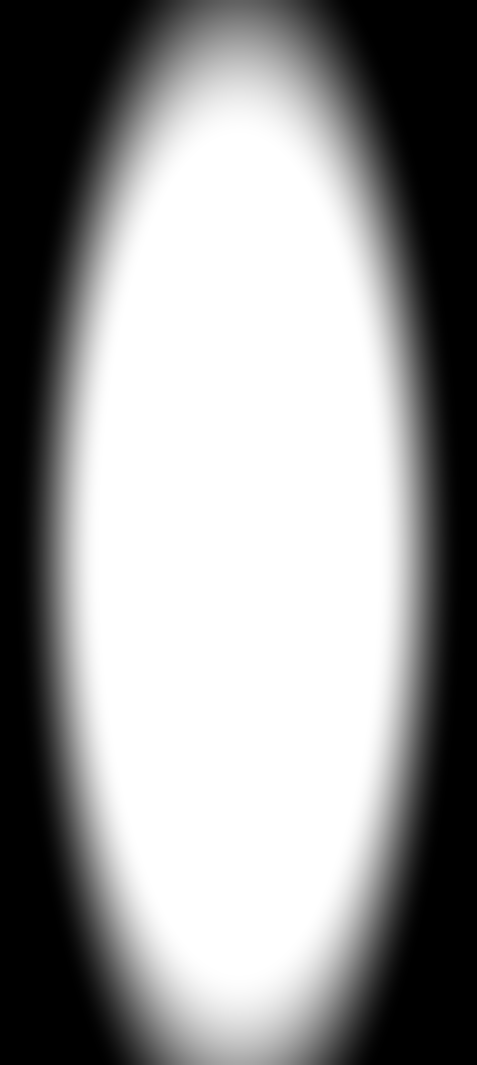
#> input picture app/data/masks/portrait/subject.png, 477 x 1065 px
$ python generate_masks.py --image ../../data/masks/portrait/subject.png --output-dir out
#> lines starting #> are read from the running program, lines starting #| are printed output that depends on the picture
### app/src/masking/mask_utils.py
from pathlib import Path

import numpy as np
from PIL import Image, ImageFilter


def read_rgb(path: str | Path) -> np.ndarray:
    """
    Read an image as RGB float32 in [0, 1].
    """
    image = Image.open(path).convert("RGB")
    return np.asarray(image).astype(np.float32) / 255.0


def save_gray(path: str | Path, mask: np.ndarray) -> None:
    """
    Save a single-channel mask in [0, 1] as an 8-bit grayscale PNG.
    """
    path = Path(path)
    path.parent.mkdir(parents=True, exist_ok=True)

    mask = np.clip(mask, 0.0, 1.0)
    image = (mask * 255.0 + 0.5).astype(np.uint8)

    Image.fromarray(image, mode="L").save(path)


def srgb_to_linear(image: np.ndarray) -> np.ndarray:
    """
    Convert sRGB image values to linear RGB.

    Lighting and luminance calculations should happen in linear space.
    """
    return np.where(
        image <= 0.04045,
        image / 12.92,
        ((image + 0.055) / 1.055) ** 2.4,
    )


def luminance(linear_rgb: np.ndarray) -> np.ndarray:
    """
    Compute perceptual luminance from linear RGB.
    """
    return (
        0.2126 * linear_rgb[..., 0]
        + 0.7152 * linear_rgb[..., 1]
        + 0.0722 * linear_rgb[..., 2]
    )


def smoothstep(edge0: float, edge1: float, x: np.ndarray) -> np.ndarray:
    """
    Smooth threshold function.

    Returns 0 below edge0, 1 above edge1, and a smooth transition between.
    """
    t = np.clip((x - edge0) / max(edge1 - edge0, 1e-8), 0.0, 1.0)
    return t * t * (3.0 - 2.0 * t)


def gaussian_blur(mask: np.ndarray, radius: float) -> np.ndarray:
    """
    Feather a mask using PIL Gaussian blur.
    """
    mask_u8 = (np.clip(mask, 0.0, 1.0) * 255.0 + 0.5).astype(np.uint8)
    image = Image.fromarray(mask_u8, mode="L")
    image = image.filter(ImageFilter.GaussianBlur(radius=radius))
    return np.asarray(image).astype(np.float32) / 255.0


def ellipse_mask(
    height: int,
    width: int,
    cx: float,
    cy: float,
    rx: float,
    ry: float,
    softness: float = 0.18,
) -> np.ndarray:
    """
    Create a soft ellipse mask.

    cx, cy, rx, ry are normalized values.
    Example:
        cx=0.5 means center horizontally.
        rx=0.35 means 35% of image width.
    """
    y, x = np.mgrid[0:height, 0:width]

    nx = (x - cx * width) / max(rx * width, 1e-8)
    ny = (y - cy * height) / max(ry * height, 1e-8)

    distance = np.sqrt(nx * nx + ny * ny)

    return 1.0 - smoothstep(1.0 - softness, 1.0 + softness, distance)

### app/src/masking/generate_masks.py
import argparse
from pathlib import Path

import numpy as np

from mask_utils import (
    ellipse_mask,
    gaussian_blur,
    luminance,
    read_rgb,
    save_gray,
    smoothstep,
    srgb_to_linear,
)


def generate_masks(
    image_path: Path,
    output_dir: Path,
    subject_cx: float,
    subject_cy: float,
    subject_rx: float,
    subject_ry: float,
) -> None:
    image_srgb = read_rgb(image_path)
    image_linear = srgb_to_linear(image_srgb)

    height, width = image_srgb.shape[:2]

    lum = luminance(image_linear)

    # ------------------------------------------------------------
    # 1. Subject mask
    # ------------------------------------------------------------
    # For now, this is a portrait-friendly soft center mask.
    # Later, we can replace this with BiRefNet / SAM 2 / rembg.
    subject = ellipse_mask(
        height=height,
        width=width,
        cx=subject_cx,
        cy=subject_cy,
        rx=subject_rx,
        ry=subject_ry,
        softness=0.22,
    )

    subject = gaussian_blur(subject, radius=max(3, int(min(height, width) * 0.01)))
    subject = np.clip(subject, 0.0, 1.0)

    background = 1.0 - subject

    # ------------------------------------------------------------
    # 2. Face priority mask
    # ------------------------------------------------------------
    # Not actual face detection yet.
    # This is only a soft upper-center portrait prior.
    # It helps keep facial relighting gentler and more natural.
    face_priority = ellipse_mask(
        height=height,
        width=width,
        cx=0.50,
        cy=0.34,
        rx=0.22,
        ry=0.20,
        softness=0.35,
    )

    face_priority = face_priority * subject
    face_priority = gaussian_blur(
        face_priority,
        radius=max(5, int(min(height, width) * 0.018)),
    )
    face_priority = np.clip(face_priority, 0.0, 1.0)

    # ------------------------------------------------------------
    # 3. Shadow protection mask
    # ------------------------------------------------------------
    # We detect areas that are darker than their local neighborhood.
    # These are likely old cast shadows / dark folds / baked lighting.
    local_blur_radius = max(9, int(min(height, width) * 0.035))
    local_lum = gaussian_blur(lum, radius=local_blur_radius)

    local_ratio = lum / np.maximum(local_lum, 1e-6)

    local_shadow = 1.0 - smoothstep(0.68, 0.98, local_ratio)
    absolute_shadow = 1.0 - smoothstep(0.10, 0.36, lum)

    shadow_protection = np.maximum(local_shadow * 0.85, absolute_shadow * 0.55)
    shadow_protection = gaussian_blur(
        shadow_protection,
        radius=max(3, int(min(height, width) * 0.008)),
    )
    shadow_protection = np.clip(shadow_protection, 0.0, 1.0)

    # ------------------------------------------------------------
    # 4. Highlight protection mask
    # ------------------------------------------------------------
    # Bright regions should not be amplified too much.
    highlight_protection = smoothstep(0.62, 0.92, lum)
    highlight_protection = gaussian_blur(
        highlight_protection,
        radius=max(3, int(min(height, width) * 0.008)),
    )
    highlight_protection = np.clip(highlight_protection, 0.0, 1.0)

    output_dir.mkdir(parents=True, exist_ok=True)

    save_gray(output_dir / "subject.png", subject)
    save_gray(output_dir / "background.png", background)
    save_gray(output_dir / "face_priority.png", face_priority)
    save_gray(output_dir / "shadow_protection.png", shadow_protection)
    save_gray(output_dir / "highlight_protection.png", highlight_protection)

    print(f"Masks saved to: {output_dir}")
    print("Generated:")
    print("  subject.png")
    print("  background.png")
    print("  face_priority.png")
    print("  shadow_protection.png")
    print("  highlight_protection.png")


def main() -> None:
    parser = argparse.ArgumentParser()

    parser.add_argument("--image", required=True, help="Input image path")
    parser.add_argument("--output-dir", required=True, help="Mask output folder")

    parser.add_argument("--subject-cx", type=float, default=0.50)
    parser.add_argument("--subject-cy", type=float, default=0.52)
    parser.add_argument("--subject-rx", type=float, default=0.38)
    parser.add_argument("--subject-ry", type=float, default=0.50)

    args = parser.parse_args()

    generate_masks(
        image_path=Path(args.image),
        output_dir=Path(args.output_dir),
        subject_cx=args.subject_cx,
        subject_cy=args.subject_cy,
        subject_rx=args.subject_rx,
        subject_ry=args.subject_ry,
    )
#> in gaussian_blur, image is the input picture: PIL image 477x1065 L; min 0, max 255, mean 150.8
#> in generate_masks, `background = 1.0 - subject`:
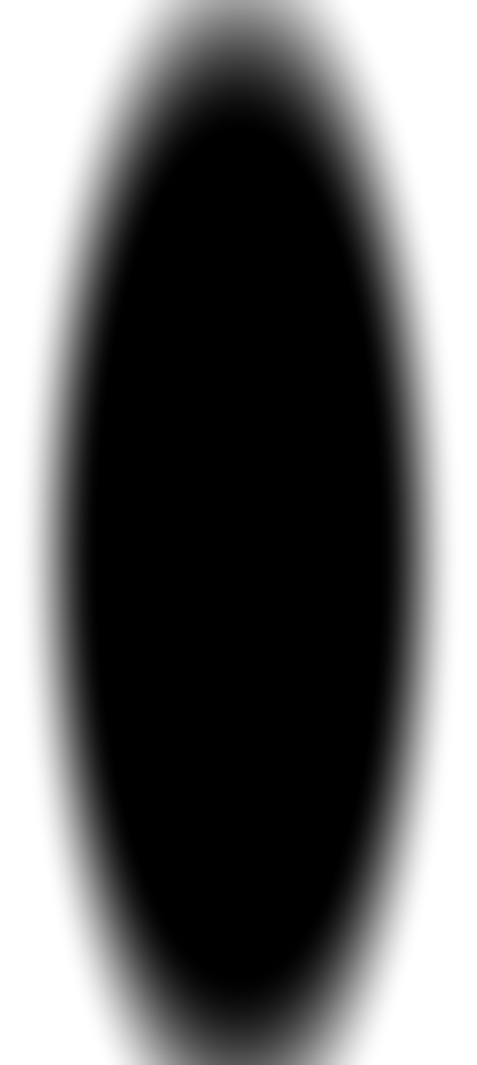
#> background: shape (1065, 477) float32; min 0, max 1, mean 0.409
#> in generate_masks, `face_priority = face_priority * subject`:
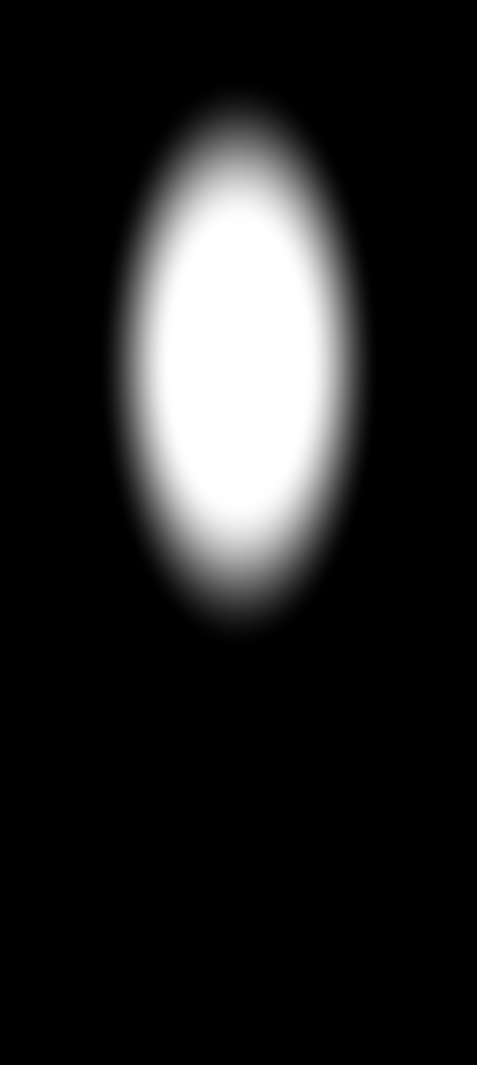
#> face_priority: shape (1065, 477) float64; min 0, max 1, mean 0.141
#> call 3 of gaussian_blur, with radius = 16
#> in gaussian_blur (call 3), `image = image.filter(ImageFilter.GaussianBlur(radius=radius))`:
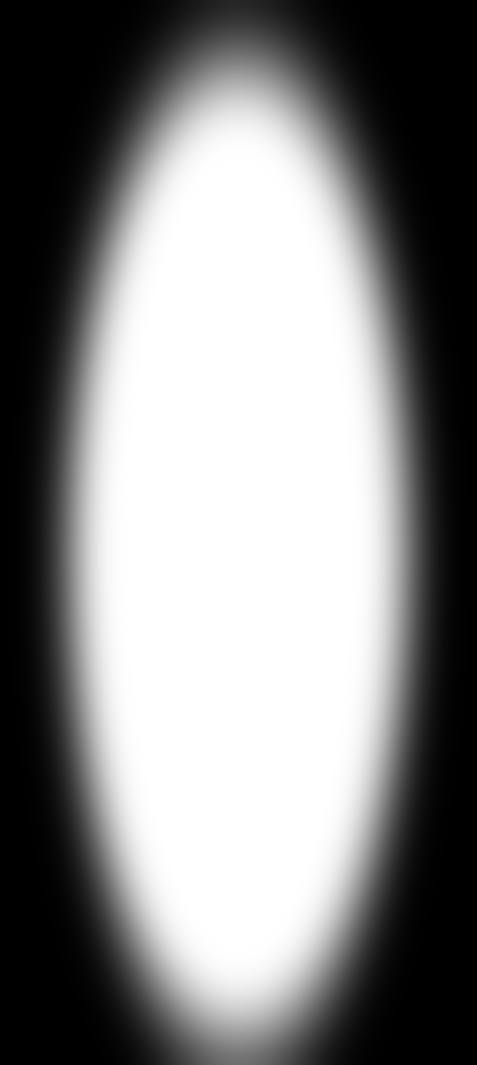
#> image: PIL image 477x1065 L; min 0, max 255, mean 133.3
#> in generate_masks, `local_ratio = lum / np.maximum(local_lum, 1e-6)`:
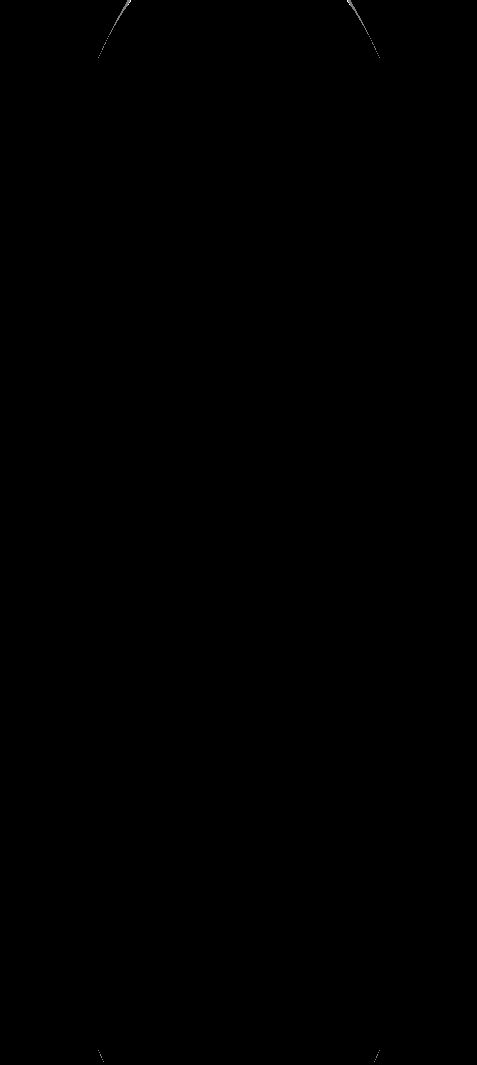
#> local_ratio: shape (1065, 477) float32; min 0, max 607.1, mean 0.8; drawn with min black and max white
#> in generate_masks, `absolute_shadow = 1.0 - smoothstep(0.10, 0.36, lum)`:
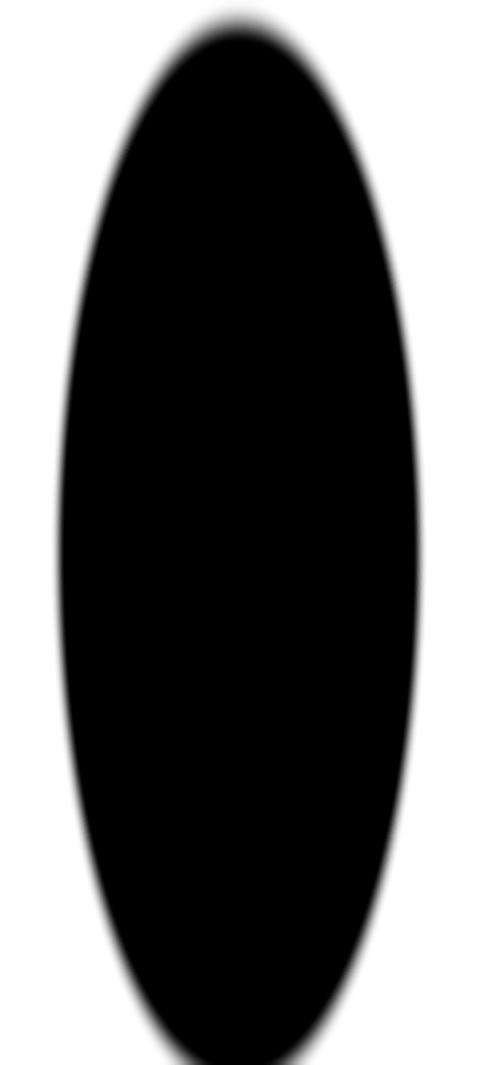
#> absolute_shadow: shape (1065, 477) float32; min 0, max 1, mean 0.41
#> in generate_masks, `shadow_protection = np.maximum(local_shadow * 0.85, absolute_shadow * ..`:
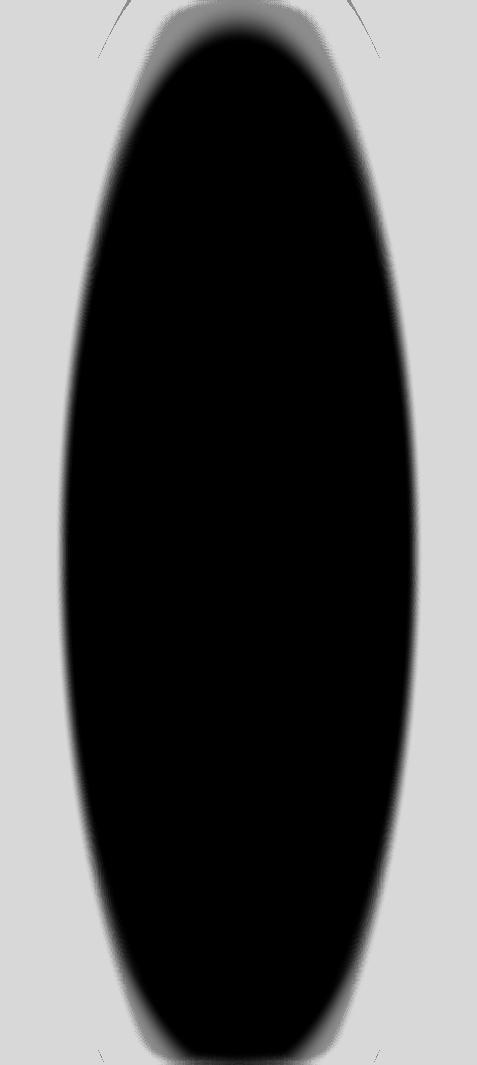
#> shadow_protection: shape (1065, 477) float32; min 0, max 0.85, mean 0.349
#> in smoothstep (call 5), `return t * t * (3.0 - 2.0 * t)`:
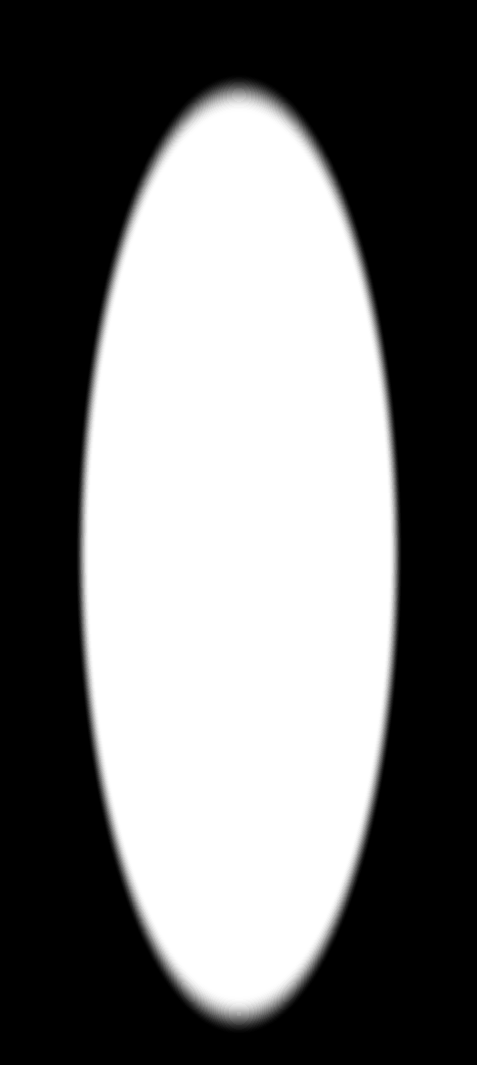
#> returned value: shape (1065, 477) float32; min 0, max 1, mean 0.451


if __name__ == "__main__":
    main()
